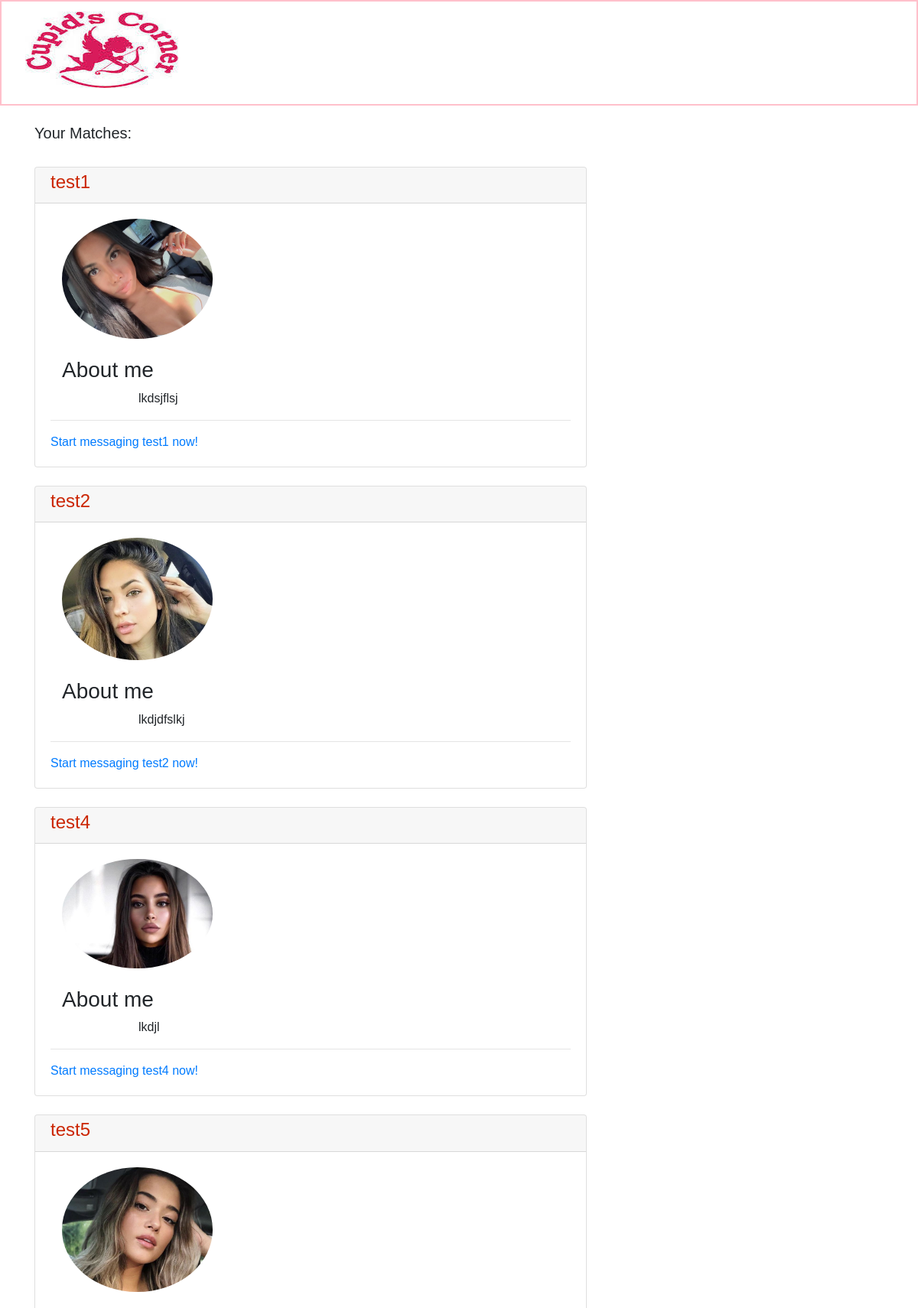
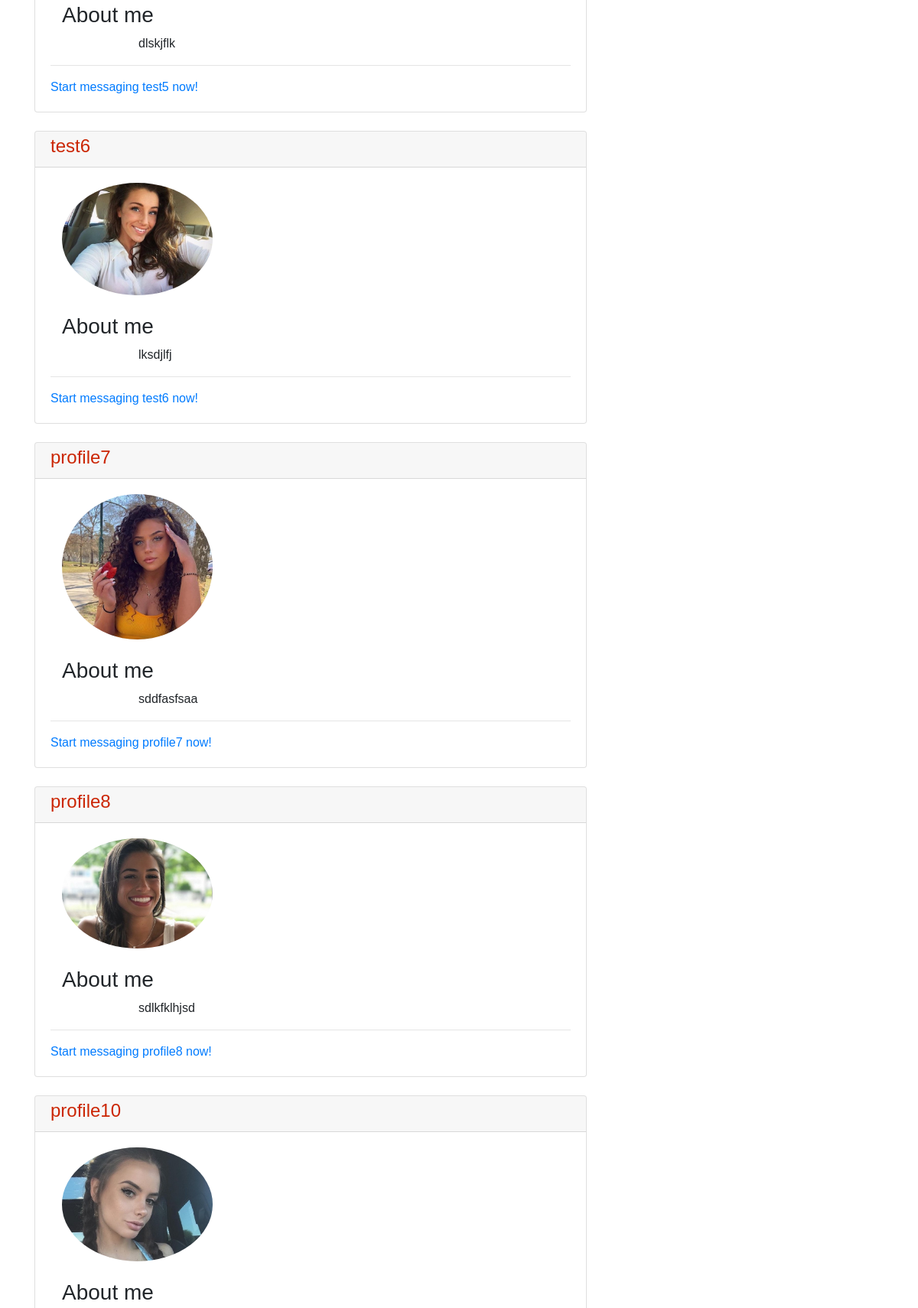
Screenshot of /view_matches/1/ (signed in, upper part) with the database file from the repository (2 pictures, top to bottom).
### dating_app/models.py (models this page shows, shortened)
class Profile(AbstractBaseUser):
	class Meta:
		swappable = 'AUTH_USER_MODEL'
	email 						= models.EmailField(verbose_name="email")
	username					= models.CharField(max_length=30, unique=True)
	date_joined					= models.DateTimeField(verbose_name='date joined', auto_now_add=True)
	last_login					= models.DateTimeField(verbose_name='last login', auto_now=True)
	is_admin					= models.BooleanField(default=False)
	is_active					= models.BooleanField(default=True)
	is_staff					= models.BooleanField(default=False)
	is_superuser				= models.BooleanField(default=False)
	description 				= models.TextField()
	photo 						= models.ImageField(upload_to='profile_photo',blank=False, height_field=None, width_field=None, max_length=100)
	matches 					= models.ManyToManyField(settings.AUTH_USER_MODEL, related_name='+', blank=True)
	USERNAME_FIELD = 'username'
	REQUIRED_FIELDS = ['description','photo','email']
	objects = ProfileManager()
	def __str__(self):
		return self.username

### dating_app/views.py (the view)
# urls.py: path('view_matches/<int:profile_id>/', views.view_matches, name='view_matches'),
@login_required
def view_matches(request,profile_id):
	match = request.user.matches.all()
	profile = get_object_or_404(Profile,id=profile_id)
	print(profile)
	context = {'match' : match, 'profile' : profile}
	return render(request, 'dating_app/matches.html', context)

### dating_app/templatetags/unread_messages_counter.py (called while the page is built)
@register.simple_tag
def unread_messages(user):
    return user.receiver.filter(viewed=False).count()

### dating_app/templates/dating_app/matches.html (shortened to what this page needs)
{% extends "dating_app/base.html" %}
{% block head %}
<head>
</head>
{% endblock %}
{% block content %}
<br>
<div class="container">
	<h5 text-align:center;>Your Matches:</h5>
	<br />
	{% for item in match %}
		<div class="container">
    	 <div class="row">
          <div class="card">
            <div class="card-header">
                 <h4 style="color:#CB2603  ">{{ item.username }} </h4>
            </div>
            <div class="card-body">
                <div class="col-lg-4 col-12 col-md-6 col-xl-4">
                    <img alt="User Pic" src="{{  item.photo.url   }}" width="650" id="profile-image1"
                    class="rounded-circle img-fluid">
                </div>
                   <br>
                    <ul class="container details">
                        	<h3>About me</h3>
                        <p>{{ item.description }}</p>
                    </ul>
                    <hr>	<a href="{% url 'dating_app:message' item.id %}">Start messaging {{item.username}} now!</a>
                </div>
        </div>
    </div>
</div>
<br />
	{% endfor %}
</div>
{% endblock content %}

### static/css/style.css (style rules this page uses)
body { margin: 0px; padding: 0px; background-color: #FFFFFF; font-family: arial; box-sizing: border-box; }
.lower-container h3, h4 { box-sizing: border-box; line-height: .6; font-weight: lighter; }

### rows the page displays
Profile: username "test1", photo (picture), description "lkdsjflsj"
Profile: username "test2", photo (picture), description "lkdjdfslkj"
Profile: username "test4", photo (picture), description "lkdjl"
Profile: username "test5", photo (picture), description "dlskjflk"
Profile: username "test6", photo (picture), description "lksdjlfj"
Profile: username "profile7", photo (picture), description "sddfasfsaa"
Profile: username "profile8", photo (picture), description "sdlkfklhjsd"
Profile: username "profile10", photo (picture)
